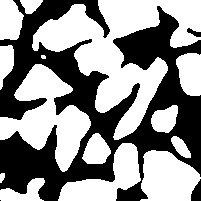
#> input picture sand_bilevel.png, 201 x 201 px
$ jupyter execute Assignment_4_Morphology-Solution.ipynb   (shell and % lines are left out)
#> lines starting #> are read from the running program, lines starting #| are printed output that depends on the picture; after the words box and inside, x2 and y2 are one past the last pixel; in counts of white or black regions, pixels touching at a corner belong together
# Solutions to exercises on morphology

[cell 1]
import numpy as np
import matplotlib.pyplot as plt
import skimage.morphology as morph
import skimage.transform as trans
from skimage import measure
from scipy import ndimage

## Basic operations
Test the effect of erosion, dilation, open, close on the test
image sand_bilevel.png.

### Exercise 1
Change the size of the structure elements. Hint: use a for-loop and plt.subplot

[cell 2]
img=plt.imread('sand_bilevel.png')
#> img: shape (201, 201) float32; values 0 (black) and 1 (white), 56.1% white; 4 black regions (1 under 20 px), largest, box (x1, y1, x2, y2) and area: (0, 0, 201, 201) 17523, (191, 179, 201, 201) 150, (187, 28, 201, 37) 65
plt.imshow(img)
N=[3,5,7]

#### Erode

[cell 3]
# your code here
plt.figure(figsize=[12,4])
for idx,n in enumerate(N) :
    plt.subplot(1,len(N),idx+1)
    plt.imshow(morph.erosion(img,np.ones([n,n])))
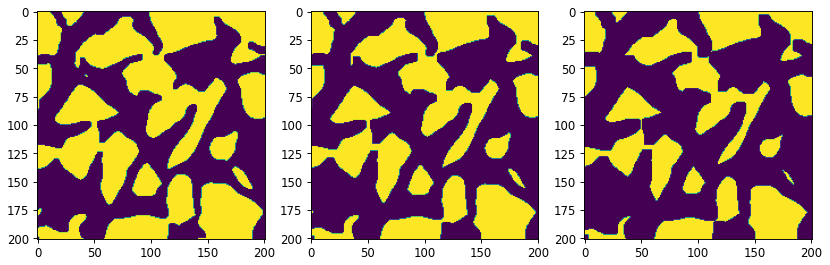
#> figure drawn by matplotlib, 3 panels

#### Dilate

[cell 4]
# your code here
plt.figure(figsize=[12,4])
for idx,n in enumerate(N) :
    plt.subplot(1,len(N),idx+1)
    plt.imshow(morph.dilation(img,np.ones([n,n])))
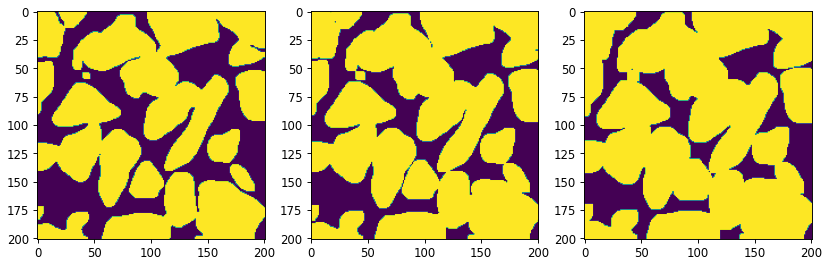
#> figure drawn by matplotlib, 3 panels

#### Open

[cell 5]
# your code here
plt.figure(figsize=[12,4])
for idx,n in enumerate(N) :
    plt.subplot(1,len(N),idx+1)
    plt.imshow(morph.opening(img,np.ones([n,n])))
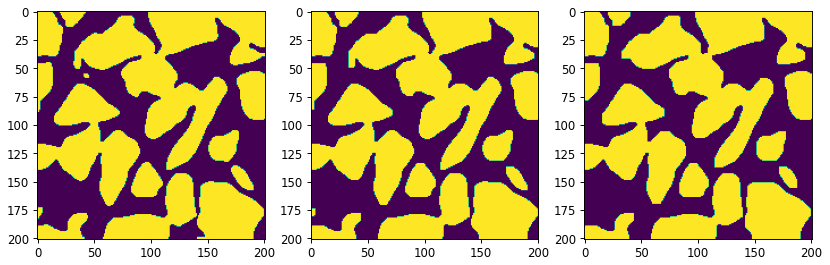
#> figure drawn by matplotlib, 3 panels

#### Close

[cell 6]
# your code here
plt.figure(figsize=[12,4])
for idx,n in enumerate(N) :
    plt.subplot(1,len(N),idx+1)
    plt.imshow(morph.closing(img,np.ones([n,n])))
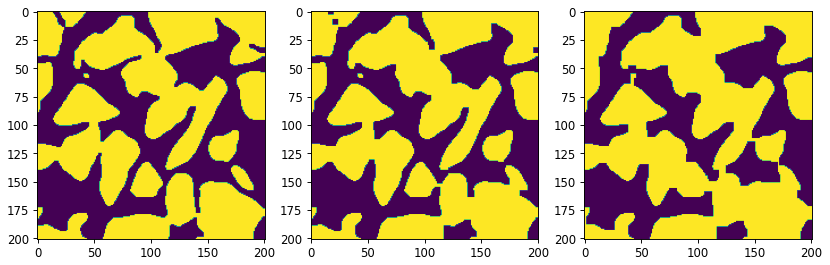
#> figure drawn by matplotlib, 3 panels

__Q1.1__: What can happen when the structure element is too large for
1. Open
2. Close

__Q1.2__: Which morphologic operation would you use to remove misclassified pixels in...
1. the pores
2. the grains

## Distance maps

### Exercise 2

Compute distance maps of the grains in the sand image using the
three metrics Euclidean, City-block, and Chessboard. Compute difference images between the first one
and the other two.

[cell 7]
# your code here
euclid = ndimage.distance_transform_edt(img)
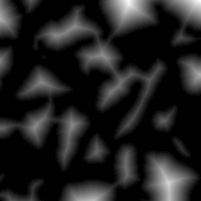
#> euclid: shape (201, 201) float64; min 0, max 30.08, mean 3.9; drawn with min black and max white
chessd = ndimage.morphology.distance_transform_cdt(img, metric='chessboard')
cityd  = ndimage.morphology.distance_transform_cdt(img, metric='taxicab')
plt.figure(figsize=[12,8])
plt.subplot(2,3,1)
plt.imshow(euclid)
plt.title('Euclidean distance')

plt.subplot(2,3,2)
plt.imshow(chessd)
plt.title('Chessboard distance')
plt.subplot(2,3,5)
plt.imshow(chessd-euclid)

plt.subplot(2,3,3)
plt.imshow(cityd)
plt.title('City-block distance')
plt.subplot(2,3,6)
plt.imshow(cityd-euclid)
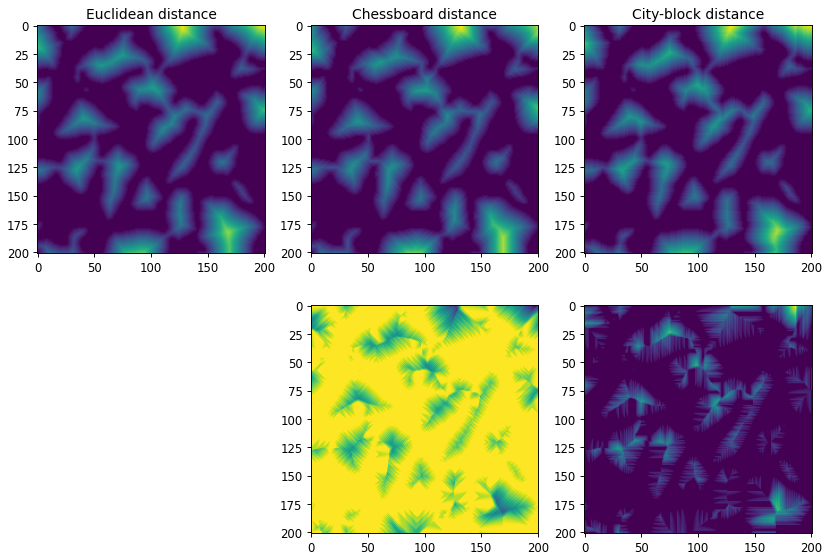
#> figure drawn by matplotlib, 5 panels

__Q2.1__: What conclusion can you make regarding the
accuracy of the two connectivity based metrics compared to the
Euclidean metric?

Keep the result of the Euclidean distance map for the next exercises.

### Answer:

__Q2.1__: Chess board tend to under estimate the distance while city-block rather over estimate the distance.

## Local extrema

Compute the distance maps of both grains and pore space in the
sand image and combine them into one image as

$g=D_{\mathcal{E}}(f^c)-D_{\mathcal{E}}(f)$

[cell 8]
# your code here
g =  ndimage.distance_transform_edt(1-img) - ndimage.distance_transform_edt(img)
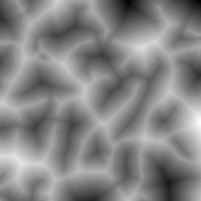
#> g: shape (201, 201) float64; min -30.08, max 24.76, mean -1.5; drawn with min black and max white
plt.imshow(g)

### Exercise 3
Test the palette of local extrema functions (emin,emax,hmin,hmax) on $g$.

__Q3.1__: What happens when you set $h$=5 resp. $h$=10?

__Q3.2__: Why are there more maxima than minima for these h values?

[cell 9]
# your code here
hh=[5,10]
plt.figure(figsize=(12,8))
for idx,h in enumerate(hh) :
    plt.subplot(len(hh),4,1+idx*4)
    plt.imshow(morph.local_minima(g))
    plt.title('EMin')
    plt.subplot(len(hh),4,2+idx*4)
    plt.imshow(morph.local_maxima(g))
    plt.title('EMax')
    plt.subplot(len(hh),4,3+idx*4)
    plt.imshow(morph.h_minima(g,h=h))
    plt.title('hMin h={0}'.format(h))
    plt.subplot(len(hh),4,4+idx*4)
    plt.imshow(morph.h_maxima(g,h=h))
    plt.title('hMin h={0}'.format(h))
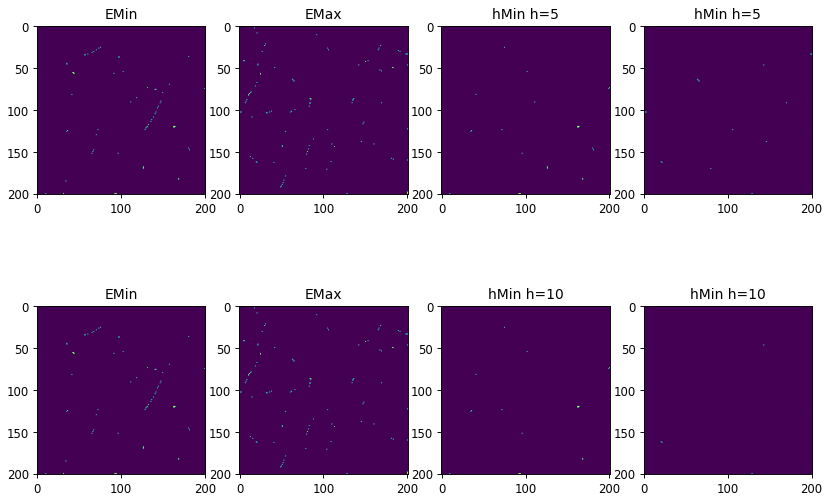
#> figure drawn by matplotlib, 8 panels

### Answers

__Q3.1__: Less extrema are found when h increases because there are less locations that fit a disc with radius 10 within the item.

__Q3.2__: The pore space is more complex and provides more local extrema.

## Watershed segmentation
Reading: http://scikit-image.org/docs/dev/api/skimage.morphology.html?highlight=watershed#skimage.morphology.watershed
and
http://www.scipy-lectures.org/packages/scikit-image/auto_examples/plot_segmentations.html

### Exercise 4
To segment a binary image with WS you have to compute it's
distance map (hopefully already done as image $g$ in exercise 4). You also need a marker image that tells the algorithm where to start. I suggest using h_maxima to find the markers.

Show the labeled image with a colormap that makes it possible to identify neighbors. This can be hard with the default colormap.

__Q4__: What happens when you change the value of $h$ when you create the marker image?

[cell 10]
distance = ndimage.distance_transform_edt(img)
h=3 # what happens when h is changed?
plt.figure(figsize=[15,4])
plt.subplot(1,3,1)
plt.imshow(img)
plt.title('Bilevel input image')
plt.subplot(1,3,2)
local_maxi=morph.h_maxima(distance,h)
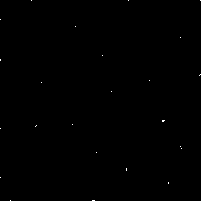
#> local_maxi: shape (201, 201); values 0 (black) and 1 (white), 0.09% white in thin lines or dots
markers = measure.label(local_maxi)
#> markers: shape (201, 201) int64; 25 distinct labels, from 0 to 24
plt.imshow(markers)
plt.title('Markers')
plt.subplot(1,3,3)
labels_ws = morph.watershed(-distance, markers, mask=img)
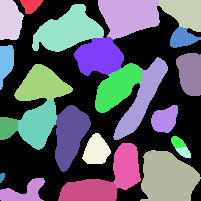
#> labels_ws: shape (201, 201) int64; 25 distinct labels, from 0 to 24; one colour per label, 0 black
plt.imshow(labels_ws,cmap=plt.get_cmap('tab20'))
plt.title('Watershed segmented grains')
